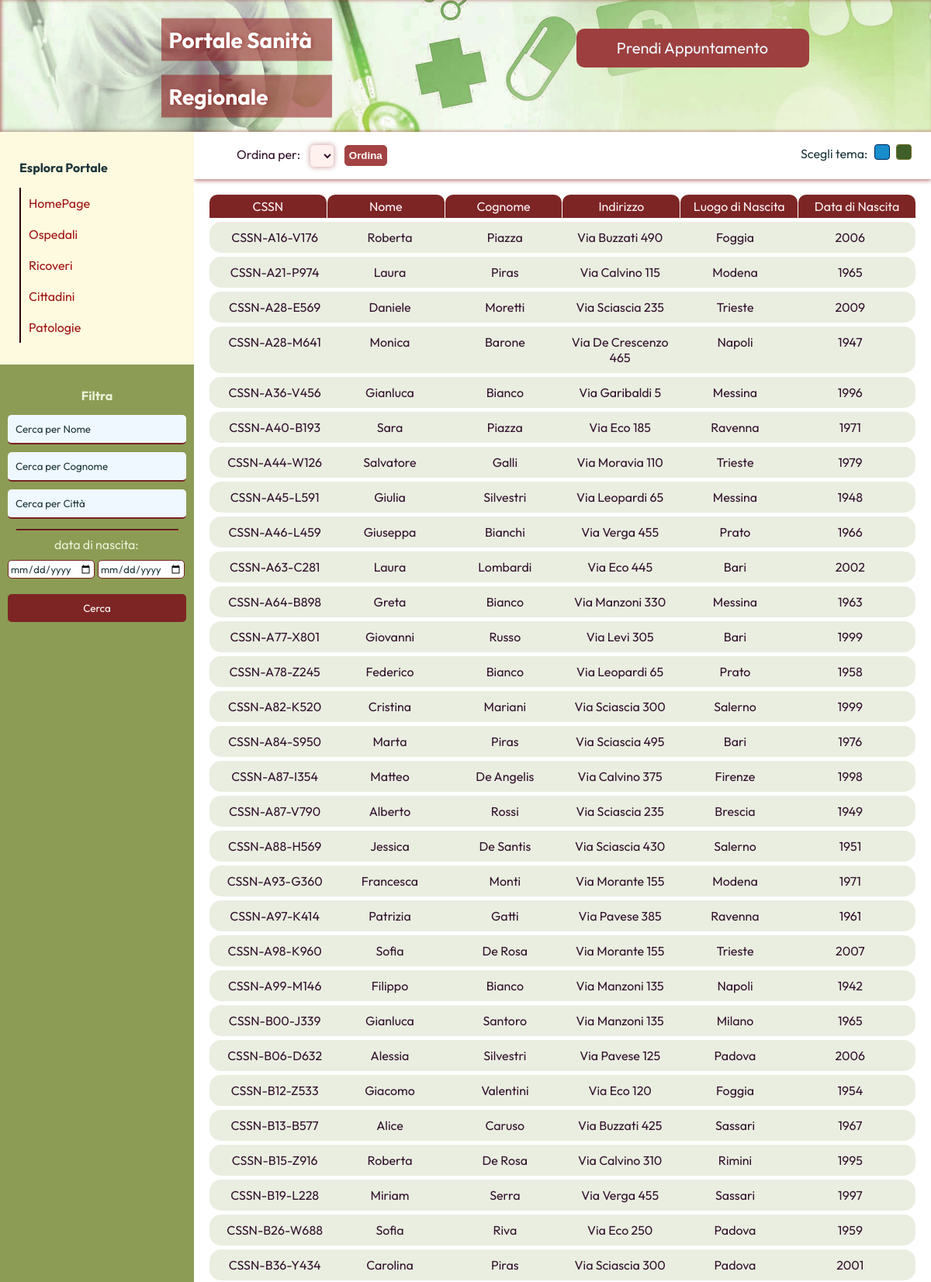
The page /pages/Cittadini.php (upper part) on the database its author committed.
### tables this page shows
CREATE TABLE CITTADINO(
   CSSNcittadino         VARCHAR(13) NOT NULL PRIMARY KEY
  ,NOMEcittadino         VARCHAR(10) NOT NULL
  ,COGNOMEcittadino      VARCHAR(10) NOT NULL
  ,DATANASCITAcittadino  INTEGER  NOT NULL
  ,LUOGONASCITAcittadino VARCHAR(8) NOT NULL
  ,INDIRIZZOcittadino    VARCHAR(26) NOT NULL
);

### php/functions.php (the view, shortened to what this page needs)
<?php
function buildShowCittadiniSqlQuery($nome, $cognome, $citta, $data_inizio, $data_fine, $order) {
    $sql = "SELECT * FROM CITTADINO WHERE 1=1";
    return $sql;
}
function displayCittadinoRecord($riga) {
    ?>
    <div class="records-cittadini">
        <div><?php echo htmlspecialchars($riga["CSSNcittadino"]); ?></div>
        <div><?php echo htmlspecialchars($riga["NOMEcittadino"]); ?></div>
        <div><?php echo htmlspecialchars($riga["COGNOMEcittadino"]); ?></div>
        <div><?php echo htmlspecialchars($riga["INDIRIZZOcittadino"]); ?></div>
        <div><?php echo htmlspecialchars($riga["LUOGONASCITAcittadino"]); ?></div>
        <div><?php echo htmlspecialchars($riga["DATANASCITAcittadino"]); ?></div>
    </div>
    <?php
}
    ?>

### pages/Cittadini.php (shortened to what this page needs)
<!DOCTYPE html>
<html lang="en">
<body>
    <div class="divider">
        <aside class="aside-menu">
        </aside>
        <div class="master">
            <?php include"../html/ordering.php" ?>
            <div class="container">
                <?php include"../php/resultCittadini.php" ?>
            </div>
        </div>
    </div>
</body>

### html/ordering.php (shortened to what this page needs)
<div class="ordering">
    <form method="post" action="<?php echo htmlspecialchars($_SERVER['PHP_SELF']); ?> ">
        <div class="sort-bar">
            <label for="sort-select">Ordina per:</label>
            <select id="sort-select" name="order">
            </select>
        </div>
        <button type="submit" name="cercaOrdine" id="ordering-submit"> Ordina</button>
    </form>
    <form method="post" action="<?php echo htmlspecialchars($_SERVER['PHP_SELF']); ?>">
        <div class="theme">
            <p class="theme-text">Scegli tema:</p>
            <button class="light-blue" onclick="setTheme('blue')"></button>
            <button class="olive" onclick="setTheme('olive')"></button>
        </div>
    </form>
</div>

### php/ResultCittadini.php (shortened to what this page needs)
<?php
include '../php/functions.php';
$conn = connectDb();
$nome = $_SESSION['nome'] ?? '';
$cognome = $_SESSION['cognome'] ?? '';
$citta = $_SESSION['citta'] ?? '';
$data_inizio = $_SESSION['data_inizio'] ?? '';
$data_fine = $_SESSION['data_fine'] ?? '';
$order = $_SESSION['order'] ?? '';
$sql = buildShowCittadiniSqlQuery($nome, $cognome, $citta, $data_inizio, $data_fine, $order);
$result = $conn->query($sql);
if ($result->num_rows > 0) {
    foreach($result as $riga) {
        displayCittadinoRecord($riga);
    }
} else {
    displayNoResults();
}
?>

### css/header.css (style rules this page uses)
header { background-image: url("../img/headerBackground.jpg"); background-color: rgb(109, 109, 36); background-size: cover; background-position: center; margin: 0px !important; display: grid; grid-template-columns: auto auto; box-shadow: 2px 0px 4px #95272798 inset; }
body { margin:0px !important; }
h1 { text-shadow: 2px 0px 4px #95272798; color:aliceblue; margin-left:50px; font-size: 28px; font-family: "Outfit", sans-serif; font-optical-sizing: auto; font-weight: bold; font-style: normal; }
#first,#second { width:200px; position: relative; top: 30px; transform: translateY(-50%); background-color: #95272798; padding: 10px; color: white; font-weight: bold; font-size: 28px; font-family: "Outfit", sans-serif; text-shadow: 2px 0px 4px #95272798; }
#MakeAnAppointment { height: 50px; width: 300px; margin-top: 35px; border-radius:10px; background-color: #9d3f3f; font-family: "Outfit", sans-serif;; padding:10px; border:none; font-size:20px; transition: 0.5s; }
@media screen and (min-width: 700px) { header { height: 170px; grid-template-columns: auto auto; justify-content: space-around; align-content: space-around; } }
.header-link, .header-link:visited { color:aliceblue; text-decoration: none; }

### css/navbar.css (style rules this page uses)
.sidebar { height: 280px; width: 250px; position: relative; left: 0; background-color: #fefae0; padding-top: 20px; }
.sidebar a { margin-left: 25px; font-family: "Outfit", sans-serif; padding: 10px; text-decoration: none; color:#9f1313; display: block; transition: 0.5s; border-left: 2px solid #2f0808; }
#navbar-text { font-family: "Outfit", sans-serif; font-weight: bolder; padding-left: 25px; color:#1f373d }

### css/filtroRicerca.css (style rules this page uses)
.title-search-container { font-weight: bolder; margin: 10px 20px; font-family: "Outfit", sans-serif; text-align: center; }
.search-container { width: 230px; padding: 10px; padding-top: 20px; background-color:#8c9c55; color: #ebf1d7; height: auto; }
::placeholder { color: #1f373d; font-family: "Outfit", sans-serif; }
hr { width: 90%; border-color: #952727; }
.search-container input[type=text], .search-container input[type=date], .search-container input[type=number] { width: 210px; padding: 10px; margin: 5px 0; border: none; background-color: aliceblue; font-family: "Outfit", sans-serif; border:none; border-bottom: 2px solid #792222; color: #1f373d; outline: none; border-radius: 5px; }
.search-container input[type=date] { font-family: "Outfit", sans-serif; display: inline-block; width:106px; margin-top:5px; outline:none; background-color: white; border-radius:5px; border:1px solid #792222; font-size:13px; padding:2px; color:#1f373d; margin-top:10px; margin-bottom:15px; }
.search-container input[type=text]::after { border-bottom: 2px solid #ff0000 }
.search-container input[type=submit] { font-family: "Outfit", sans-serif; width: 100%; padding: 10px; margin: 5px 0; border: none; background-color: #7d2525; color: white; cursor: pointer; transition: 0.3s; border-radius: 5px; }
.label-data { margin: 0 35px 0 50px; font-family: "Outfit", sans-serif; }

### css/ordering.css (style rules this page uses)
.master { min-height: calc(100vh - 50px); font-family: "Outfit", sans-serif; color:#33132d; background-color: #ffffff; }
.sort-bar { display: inline; margin-left: 50px; margin-top: 5px; outline: none, }
.sort-bar label { margin-right: 10px; }
.sort-bar select { padding: 5px; border-radius: 5px; color:#33132d; background-color: #ff330011; font-family: "Outfit", sans-serif; outline: none; box-shadow: 0px 0px 6px 1px #b162628f; border: none; }
.ordering { display: grid; grid-template-columns: auto auto; box-shadow: 0px 2px 5px #95272798 ; padding:5px; padding-bottom:7px; padding-top: 7px; justify-content: space-between; align-items: center; }
#ordering-submit { display: inline; margin-left: 10px; padding: 5px; border-radius: 5px; border: 1px solid #a34343; background-color: #a34343; color: white; font-weight: bold; transition: 0.3s; }
.theme { margin-right:20px; margin-top: -5px; }
.theme-text, .light-blue, .olive { display: inline-block; }
.light-blue, .olive { border-radius: 4px; margin-top: 3px; margin-left: 5px; height: 20px; width: 20px; }
.light-blue { border: 1px solid #002654; background-color: #178dcc; }
.olive { border: 1px solid #6d6d24 ; background-color:#3f5f29 ; }

### rows shown on the page
cittadino: CSSNcittadino "CSSN-A16-V176", NOMEcittadino "Roberta", COGNOMEcittadino "Piazza", INDIRIZZOcittadino "Via Buzzati 490", LUOGONASCITAcittadino "Foggia", DATANASCITAcittadino "2006"
cittadino: CSSNcittadino "CSSN-A21-P974", NOMEcittadino "Laura", COGNOMEcittadino "Piras", INDIRIZZOcittadino "Via Calvino 115", LUOGONASCITAcittadino "Modena", DATANASCITAcittadino "1965"
cittadino: CSSNcittadino "CSSN-A28-E569", NOMEcittadino "Daniele", COGNOMEcittadino "Moretti", INDIRIZZOcittadino "Via Sciascia 235", LUOGONASCITAcittadino "Trieste", DATANASCITAcittadino "2009"
cittadino: CSSNcittadino "CSSN-A28-M641", NOMEcittadino "Monica", COGNOMEcittadino "Barone", INDIRIZZOcittadino "Via De Crescenzo 465", LUOGONASCITAcittadino "Napoli", DATANASCITAcittadino "1947"
cittadino: CSSNcittadino "CSSN-A36-V456", NOMEcittadino "Gianluca", COGNOMEcittadino "Bianco", INDIRIZZOcittadino "Via Garibaldi 5", LUOGONASCITAcittadino "Messina", DATANASCITAcittadino "1996"
cittadino: CSSNcittadino "CSSN-A40-B193", NOMEcittadino "Sara", COGNOMEcittadino "Piazza", INDIRIZZOcittadino "Via Eco 185", LUOGONASCITAcittadino "Ravenna", DATANASCITAcittadino "1971"
cittadino: CSSNcittadino "CSSN-A44-W126", NOMEcittadino "Salvatore", COGNOMEcittadino "Galli", INDIRIZZOcittadino "Via Moravia 110", LUOGONASCITAcittadino "Trieste", DATANASCITAcittadino "1979"
cittadino: CSSNcittadino "CSSN-A45-L591", NOMEcittadino "Giulia", COGNOMEcittadino "Silvestri", INDIRIZZOcittadino "Via Leopardi 65", LUOGONASCITAcittadino "Messina", DATANASCITAcittadino "1948"
cittadino: CSSNcittadino "CSSN-A46-L459", NOMEcittadino "Giuseppa", COGNOMEcittadino "Bianchi", INDIRIZZOcittadino "Via Verga 455", LUOGONASCITAcittadino "Prato", DATANASCITAcittadino "1966"
cittadino: CSSNcittadino "CSSN-A63-C281", NOMEcittadino "Laura", COGNOMEcittadino "Lombardi", INDIRIZZOcittadino "Via Eco 445", LUOGONASCITAcittadino "Bari", DATANASCITAcittadino "2002"
cittadino: CSSNcittadino "CSSN-A64-B898", NOMEcittadino "Greta", COGNOMEcittadino "Bianco", INDIRIZZOcittadino "Via Manzoni 330", LUOGONASCITAcittadino "Messina", DATANASCITAcittadino "1963"
cittadino: CSSNcittadino "CSSN-A77-X801", NOMEcittadino "Giovanni", COGNOMEcittadino "Russo", INDIRIZZOcittadino "Via Levi 305", LUOGONASCITAcittadino "Bari", DATANASCITAcittadino "1999"
cittadino: CSSNcittadino "CSSN-A78-Z245", NOMEcittadino "Federico", COGNOMEcittadino "Bianco", INDIRIZZOcittadino "Via Leopardi 65", LUOGONASCITAcittadino "Prato", DATANASCITAcittadino "1958"
cittadino: CSSNcittadino "CSSN-A82-K520", NOMEcittadino "Cristina", COGNOMEcittadino "Mariani", INDIRIZZOcittadino "Via Sciascia 300", LUOGONASCITAcittadino "Salerno", DATANASCITAcittadino "1999"
cittadino: CSSNcittadino "CSSN-A84-S950", NOMEcittadino "Marta", COGNOMEcittadino "Piras", INDIRIZZOcittadino "Via Sciascia 495", LUOGONASCITAcittadino "Bari", DATANASCITAcittadino "1976"
cittadino: CSSNcittadino "CSSN-A87-I354", NOMEcittadino "Matteo", COGNOMEcittadino "De Angelis", INDIRIZZOcittadino "Via Calvino 375", LUOGONASCITAcittadino "Firenze", DATANASCITAcittadino "1998"
cittadino: CSSNcittadino "CSSN-A87-V790", NOMEcittadino "Alberto", COGNOMEcittadino "Rossi", INDIRIZZOcittadino "Via Sciascia 235", LUOGONASCITAcittadino "Brescia", DATANASCITAcittadino "1949"
cittadino: CSSNcittadino "CSSN-A88-H569", NOMEcittadino "Jessica", COGNOMEcittadino "De Santis", INDIRIZZOcittadino "Via Sciascia 430", LUOGONASCITAcittadino "Salerno", DATANASCITAcittadino "1951"
cittadino: CSSNcittadino "CSSN-A93-G360", NOMEcittadino "Francesca", COGNOMEcittadino "Monti", INDIRIZZOcittadino "Via Morante 155", LUOGONASCITAcittadino "Modena", DATANASCITAcittadino "1971"
cittadino: CSSNcittadino "CSSN-A97-K414", NOMEcittadino "Patrizia", COGNOMEcittadino "Gatti", INDIRIZZOcittadino "Via Pavese 385", LUOGONASCITAcittadino "Ravenna", DATANASCITAcittadino "1961"
cittadino: CSSNcittadino "CSSN-A98-K960", NOMEcittadino "Sofia", COGNOMEcittadino "De Rosa", INDIRIZZOcittadino "Via Morante 155", LUOGONASCITAcittadino "Trieste", DATANASCITAcittadino "2007"
cittadino: CSSNcittadino "CSSN-A99-M146", NOMEcittadino "Filippo", COGNOMEcittadino "Bianco", INDIRIZZOcittadino "Via Manzoni 135", LUOGONASCITAcittadino "Napoli", DATANASCITAcittadino "1942"
cittadino: CSSNcittadino "CSSN-B00-J339", NOMEcittadino "Gianluca", COGNOMEcittadino "Santoro", INDIRIZZOcittadino "Via Manzoni 135", LUOGONASCITAcittadino "Milano", DATANASCITAcittadino "1965"
cittadino: CSSNcittadino "CSSN-B06-D632", NOMEcittadino "Alessia", COGNOMEcittadino "Silvestri", INDIRIZZOcittadino "Via Pavese 125", LUOGONASCITAcittadino "Padova", DATANASCITAcittadino "2006"
cittadino: CSSNcittadino "CSSN-B12-Z533", NOMEcittadino "Giacomo", COGNOMEcittadino "Valentini", INDIRIZZOcittadino "Via Eco 120", LUOGONASCITAcittadino "Foggia", DATANASCITAcittadino "1954"
cittadino: CSSNcittadino "CSSN-B13-B577", NOMEcittadino "Alice", COGNOMEcittadino "Caruso", INDIRIZZOcittadino "Via Buzzati 425", LUOGONASCITAcittadino "Sassari", DATANASCITAcittadino "1967"
cittadino: CSSNcittadino "CSSN-B15-Z916", NOMEcittadino "Roberta", COGNOMEcittadino "De Rosa", INDIRIZZOcittadino "Via Calvino 310", LUOGONASCITAcittadino "Rimini", DATANASCITAcittadino "1995"
cittadino: CSSNcittadino "CSSN-B19-L228", NOMEcittadino "Miriam", COGNOMEcittadino "Serra", INDIRIZZOcittadino "Via Verga 455", LUOGONASCITAcittadino "Sassari", DATANASCITAcittadino "1997"
cittadino: CSSNcittadino "CSSN-B26-W688", NOMEcittadino "Sofia", COGNOMEcittadino "Riva", INDIRIZZOcittadino "Via Eco 250", LUOGONASCITAcittadino "Padova", DATANASCITAcittadino "1959"
cittadino: CSSNcittadino "CSSN-B36-Y434", NOMEcittadino "Carolina", COGNOMEcittadino "Piras", INDIRIZZOcittadino "Via Sciascia 300", LUOGONASCITAcittadino "Padova", DATANASCITAcittadino "2001"
